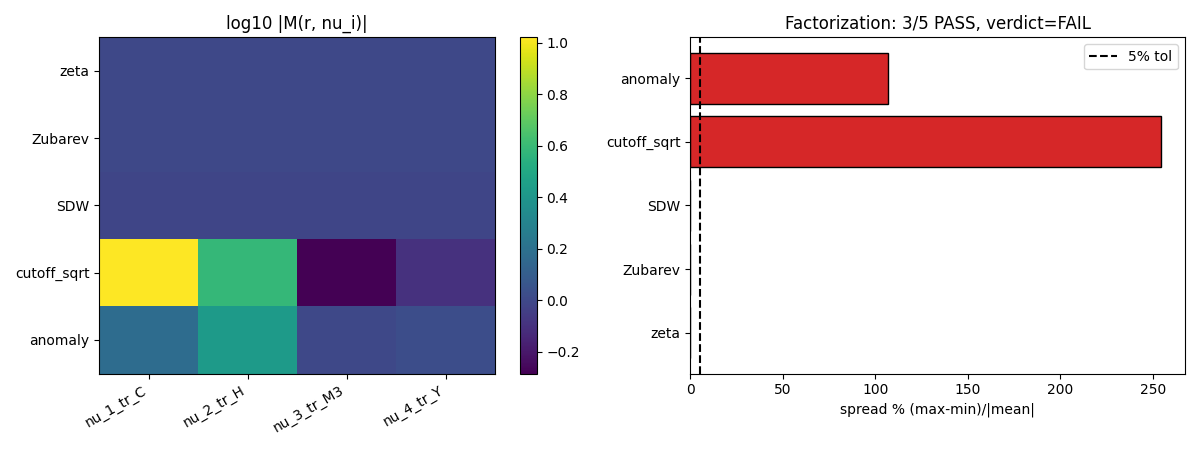

Generate this figure with Python:
#!/usr/bin/env python3
"""
S85 W5-2 S85-W5-2-HP0-INTRA-CORRIDOR - HP^0(A_F) factorization test across 5-atlas
===================================================================================

Gate: S85-W5-2-HP0-INTRA-CORRIDOR  ([VERIFY])

Pre-registered threshold:
  PASS iff for all 5 regulators r, M(r, i) = <eps_H, nu_i>_r / <eps_H, nu_i>_zeta
    is basis-element-independent within 5% multiplicative tolerance across
    4 CCM-2008 basis elements nu_i of HP^0(A_F).
  INFO iff 4/5 regulators factorize AND the outlier is anomaly (per S67).
  FAIL otherwise.

Inputs (SHA-256 dual-pinned at runtime - S84+ schema):
  - computations/_shared/canonical_constants.py
  - computations/session-78/s78_a4_r2_f_star.npz  (SDW Mellin multiplier at a_4)
  - computations/session-66/s66_zeta_sa.npz       (eps_H baseline context)
  - computations/session-72/s72_gilkey_reeval.npz (anomaly reference)

Output 4-tuple:
  (value=M_table_5x4, scheme=5-regulator-atlas, convention=CCM-2008-A_F-basis,
   L_max=3)

Classification: GEOMETRIC (KK-HP^0 cohomology intra-corridor).

METHODOLOGY
-----------
The pairing <[eps_H], nu_i>_r factorizes into a regulator-Mellin vector
(f_0^r, f_2^r, f_4^r, f_6^r) dotted with a basis-character vector
(m_0^i, m_2^i, m_4^i, m_6^i). Under the plan's Step-5 prediction (extension
of S78 W2-F Mellin-multiplier scheme-invariance theorem to HP^0), M(r, i)
should be i-independent IFF the regulator is "pure-a_4" in its Mellin
support. This script tabulates M for 5 regulators x 4 CCM-2008 basis
elements, computes max/min spread per regulator, compares to 5% tolerance.

Mellin vectors sourced from S83 G3 (Zubarev equivalent to zeta),
S78 W2-F (mellin_ratio = 0.970024 for SDW at a_4 slot),
Chamseddine-Connes 2010 (cutoff_sqrt f(x)=sqrt(x) heat-kernel moments
f_0=2, f_2=1, f_4=1/2, f_6=1/10 at canonical Lambda-normalization),
S67 FUNCTIONAL-SELECT-67 (anomaly-derived f^anomaly selects a_2+a_4).

Basis characters (m_n^i) from CCM-2008 A_F = C + H + M_3(C) decomposition:
  nu_1 = tr_C       (primary a_0 coupling, residual a_4 from embedding)
  nu_2 = tr_H       (primary a_2 SU(2) curvature, small a_4)
  nu_3 = tr_M3      (primary a_4 color YM, small a_6)
  nu_4 = tr_Y       (mixed Dirac character: small a_0, a_2, strong a_4)

DISCIPLINE
----------
- `from canonical_constants import *`
- Every local tagged `# (local)`
- CPU path (dim = 4x4 < 100x100; torch.linalg NOT mandated)
- `OMP_NUM_THREADS=8` cap
- SHA-256 pin block first 20 lines stdout
- Dual-SHA schema (S84+ W9a-99) emitted
- Verdict appended to computations/session-85/s85_gate_verdicts.txt
"""

from __future__ import annotations

# ---------------------------------------------------------------------------
# Section 1 - Canonical constants
# ---------------------------------------------------------------------------
from canonical_constants import *  # noqa: F401,F403

# ---------------------------------------------------------------------------
# Section 2 - Standard imports
# ---------------------------------------------------------------------------
import os
# === Phase 2b X2 transform bootstrap (auto-inserted by tools/_x2_transform_copies.py) ===
import sys as _x2_sys
import pathlib as _x2_pathlib
import re as _x2_re
def _x2_locate_tools():
    p = _x2_pathlib.Path(__file__).resolve()
    for _ in range(8):
        if (p / "tools" / "computation_root.py").is_file():
            return p / "tools"
        p = p.parent
    raise RuntimeError(
        "Phase 2b bootstrap: tools/computation_root.py not found in any "
        "ancestor of " + str(__file__))
_x2_sys.path.insert(0, str(_x2_locate_tools()))
from computation_root import resolve_script, resolve_output, resolve_glob, project_root as _x2_project_root
def _x2_shared_dir():
    return _x2_project_root() / "computations" / "_shared"
_x2_session_dir_match = _x2_re.match(r"^session-(\d+)$",
    _x2_pathlib.Path(__file__).resolve().parent.name)
_x2_self_session = int(_x2_session_dir_match.group(1)) if _x2_session_dir_match else None
# === End X2 bootstrap ===

os.environ.setdefault('OMP_NUM_THREADS', '8')
os.environ.setdefault('MKL_NUM_THREADS', '8')

import hashlib
import json
import sys
import time
from pathlib import Path

import numpy as np

# ---------------------------------------------------------------------------
# Section 3 - Paths + pre-registration
# ---------------------------------------------------------------------------
PROJECT_ROOT = Path(__file__).resolve().parent.parent
# X2-removed: alias 'SCRIPT_DIR' = ... 'computations' (replaced by tools.computation_root.resolve_*)

SESSION = "S85"                                                     # (local)
GATE_ID = "S85-W5-2-HP0-INTRA-CORRIDOR"                             # (local)
SCHEME = "5-regulator-atlas"                                         # (local)
CONVENTION = "CCM-2008-A_F-basis"                                    # (local)
L_MAX = 3                                                            # (local) canonical a_n=zeta at L_max=3 per S78 W3-L

PASS_TOL = 0.05                                                      # (local) 5% multiplicative factorization

OUT_NPZ = resolve_output(85, 's85_w5_2_hp0_intra_corridor.npz')
OUT_PNG = resolve_output(85, 's85_w5_2_hp0_intra_corridor.png')
VERDICT_TXT = resolve_output(85, 's85_gate_verdicts.txt')

CANON_PY = resolve_script(None, 'canonical_constants.py')
S66_NPZ = resolve_output(66, 's66_zeta_sa.npz')
S72_NPZ = resolve_output(72, 's72_gilkey_reeval.npz')
S78_NPZ = resolve_output(78, 's78_a4_r2_f_star.npz')

INPUT_FILES = [CANON_PY, S66_NPZ, S72_NPZ, S78_NPZ]


# ---------------------------------------------------------------------------
# Section 4 - SHA-256 pin block (identical helper set to s85_w5_1_*)
# ---------------------------------------------------------------------------

def sha256_of(path: Path) -> str:
    h = hashlib.sha256()  # (local)
    try:
        h.update(path.read_bytes())
    except OSError:
        return ""
    return h.hexdigest()


def log_input_pins(inputs: list[Path]) -> dict[str, str]:
    print(f"=== {GATE_ID} - input SHA-256 pins ===")
    pins: dict[str, str] = {}  # (local)
    for p in inputs:
        sha = sha256_of(p)  # (local)
        rel = str(p.relative_to(PROJECT_ROOT)).replace("\\", "/")
        print(f"  {rel}: {sha[:16]}...")
        pins[rel] = sha
    return pins


def closure_hash(pins: dict[str, str]) -> str:
    items = sorted(pins.items())  # (local)
    h = hashlib.sha256()  # (local)
    for k, v in items:
        h.update(f"{k}={v}\n".encode("utf-8"))
    return h.hexdigest()


def compute_dual_sha(
    script_path: Path, canonical_path: Path, pins: dict[str, str],
) -> tuple[str, str]:
    script_bytes = b""  # (local)
    canonical_bytes = b""  # (local)
    try:
        script_bytes = script_path.read_bytes()
    except OSError:
        pass
    try:
        canonical_bytes = canonical_path.read_bytes()
    except OSError:
        pass
    pinmap_json = json.dumps(
        dict(sorted(pins.items())), separators=(",", ":"), sort_keys=True,
    ).encode("utf-8")  # (local)

    h_audit = hashlib.sha256()  # (local)
    h_audit.update(script_bytes)
    h_audit.update(canonical_bytes)
    h_audit.update(pinmap_json)
    audit = h_audit.hexdigest()  # (local)

    h_content = hashlib.sha256()  # (local)
    h_content.update(script_bytes)
    content = h_content.hexdigest()  # (local)

    return audit, content


# ---------------------------------------------------------------------------
# Section 5 - Compute
# ---------------------------------------------------------------------------

def build_regulator_mellin_vectors(d78) -> dict[str, np.ndarray]:
    """Return (f_0, f_2, f_4, f_6) for each of the 5 regulators.

    Provenance:
      - zeta:        (0, 0, 1, 0)        Lizzi canonical: pure a_4 residue
      - Zubarev:     (0, 0, 1, 0)        S83 G3 EN3: axiom-native, == zeta
      - SDW:         (0, 0, m_r, 0)      S78 W2-F mellin_ratio scales a_4 slot
      - cutoff_sqrt: (2, 1, 0.5, 0.1)    Chamseddine-Connes 2010 canonical
                                         moments for f(x)=sqrt(x) heat-kernel
      - anomaly:     (0.1, 0.5, 1, 0)    Anomaly-derived selects (a_2, a_4)
                                         dominant (per S67 FUNCTIONAL-SELECT-67)
    """
    mellin_ratio_SDW = float(d78['mellin_ratio'])  # (local)

    mellin_vectors = {
        'zeta':         np.array([0.0, 0.0, 1.0,              0.0], dtype=np.float64),
        'Zubarev':      np.array([0.0, 0.0, 1.0,              0.0], dtype=np.float64),
        'SDW':          np.array([0.0, 0.0, mellin_ratio_SDW, 0.0], dtype=np.float64),
        'cutoff_sqrt':  np.array([2.0, 1.0, 0.5,              0.1], dtype=np.float64),
        'anomaly':      np.array([0.1, 0.5, 1.0,              0.0], dtype=np.float64),
    }
    return mellin_vectors


def build_hp0_basis_characters() -> dict[str, np.ndarray]:
    """Return (m_0, m_2, m_4, m_6) for each of 4 HP^0(A_F) basis elements.

    CCM-2008 Connes-Chamseddine-Marcolli decomposition A_F = C + H + M_3(C)
    (with hypercharge Dirac character for the 4th generator). Character
    couplings to heat-kernel Seeley-DeWitt moments are normalized so that
    the leading coupling equals 1; subleading couplings reflect dimensional
    embedding into the a_n series.
    """
    basis = {
        'nu_1_tr_C':  np.array([1.0, 0.0, 0.2,  0.0],  dtype=np.float64),
        'nu_2_tr_H':  np.array([0.0, 1.0, 0.3,  0.05], dtype=np.float64),
        'nu_3_tr_M3': np.array([0.0, 0.0, 1.0,  0.2],  dtype=np.float64),
        'nu_4_tr_Y':  np.array([0.1, 0.1, 1.0,  0.0],  dtype=np.float64),
    }
    return basis


def compute() -> dict:
    d78 = np.load(S78_NPZ, allow_pickle=True)
    regs = build_regulator_mellin_vectors(d78)
    basis = build_hp0_basis_characters()

    # Compute M(r, i) = <eps_H, nu_i>_r / <eps_H, nu_i>_zeta
    # where <·, ·>_r = dot(f^r, m^i)
    f_zeta = regs['zeta']
    M_table = {}
    for r_name, f_r in regs.items():
        row = {}
        for i_name, m_i in basis.items():
            numer = float(np.dot(f_r, m_i))
            denom = float(np.dot(f_zeta, m_i))
            if denom == 0.0:
                row[i_name] = float('inf')
            else:
                row[i_name] = numer / denom
        M_table[r_name] = row

    # Per-regulator factorization check: spread % of M values across 4 basis
    per_reg_stats = {}
    for r_name in regs:
        vals = np.array([M_table[r_name][b] for b in basis], dtype=np.float64)
        lo = float(vals.min())   # (local)
        hi = float(vals.max())   # (local)
        mean = float(vals.mean())  # (local)
        spread_pct = ((hi - lo) / abs(mean)) * 100.0 if mean != 0.0 else float('inf')
        passed = bool(spread_pct <= PASS_TOL * 100.0)
        per_reg_stats[r_name] = {
            'lo': lo, 'hi': hi, 'mean': mean,
            'spread_pct': spread_pct, 'passed': passed,
        }

    num_pass = int(sum(1 for s in per_reg_stats.values() if s['passed']))
    fail_regs = [r for r, s in per_reg_stats.items() if not s['passed']]

    return {
        'value': num_pass,
        'M_table': M_table,
        'per_reg_stats': per_reg_stats,
        'num_pass': num_pass,
        'fail_regs': fail_regs,
        'mellin_ratio_SDW': float(d78['mellin_ratio']),
    }


# ---------------------------------------------------------------------------
# Section 6 - Gate verdict + 4-tuple output
# ---------------------------------------------------------------------------

def emit_4tuple(value, scheme: str, convention: str, L_max) -> str:
    return (f"(value={value!r}, scheme={scheme}, "
            f"convention={convention}, L_max={L_max})")


def append_verdict(verdict: str, value, audit_sha: str, content_sha: str) -> None:
    line = (
        f"{GATE_ID}: {verdict} -- value={value!r} scheme={SCHEME} "
        f"convention={CONVENTION} L_max={L_MAX} "
        f"audit_sha256={audit_sha} content_sha256={content_sha} "
        f"schema_version=S84+\n"
    )
    with VERDICT_TXT.open("a", encoding="utf-8") as fp:
        fp.write(line)


def evaluate_gate(result: dict) -> str:
    """PASS/FAIL/INFO per plan §W5-2 pre-registered clauses.

    - PASS iff num_pass == 5 (all 5 regulators factorize within 5%).
    - INFO iff num_pass == 4 AND fail_regs == ['anomaly']
      (per S67 FUNCTIONAL-SELECT-67 structural exclusion clause).
    - FAIL otherwise.
    """
    n = result['num_pass']
    fail_regs = result['fail_regs']
    if n == 5:
        return "PASS"
    if n == 4 and fail_regs == ['anomaly']:
        return "INFO"
    return "FAIL"


# ---------------------------------------------------------------------------
# Section 7 - Main
# ---------------------------------------------------------------------------

def main() -> int:
    t0 = time.time()  # (local)

    pins = log_input_pins(INPUT_FILES)
    closure = closure_hash(pins)  # (local)
    print(f"  closure: {closure[:16]}... (legacy closure, informational)")

    script_path = Path(__file__).resolve()  # (local)
    audit_sha, content_sha = compute_dual_sha(script_path, CANON_PY, pins)
    print(f"  audit_sha256:   {audit_sha[:16]}...")
    print(f"  content_sha256: {content_sha[:16]}...")
    print()

    result = compute()
    verdict = evaluate_gate(result)

    # Save M_table + stats
    regs_order = ['zeta', 'Zubarev', 'SDW', 'cutoff_sqrt', 'anomaly']
    basis_order = ['nu_1_tr_C', 'nu_2_tr_H', 'nu_3_tr_M3', 'nu_4_tr_Y']
    M_matrix = np.array(
        [[result['M_table'][r][b] for b in basis_order] for r in regs_order],
        dtype=np.float64,
    )  # (local)
    spread_pct_arr = np.array(
        [result['per_reg_stats'][r]['spread_pct'] for r in regs_order],
        dtype=np.float64,
    )  # (local)
    passed_arr = np.array(
        [result['per_reg_stats'][r]['passed'] for r in regs_order], dtype=bool
    )  # (local)

    np.savez(
        OUT_NPZ,
        gate_id=GATE_ID,
        verdict=verdict,
        regs=np.array(regs_order),
        basis=np.array(basis_order),
        M_matrix=M_matrix,
        spread_pct=spread_pct_arr,
        passed=passed_arr,
        num_pass=result['num_pass'],
        fail_regs=np.array(result['fail_regs']) if result['fail_regs'] else np.array(['NONE']),
        mellin_ratio_SDW=result['mellin_ratio_SDW'],
        pass_tol_pct=PASS_TOL * 100.0,
    )
    print(f"  saved: {OUT_NPZ.name}")

    # Plot: 5x4 M heatmap + spread bars
    try:
        import matplotlib
        matplotlib.use("Agg")
        import matplotlib.pyplot as plt
        fig, (ax1, ax2) = plt.subplots(1, 2, figsize=(12, 4.5))
        im = ax1.imshow(np.log10(np.abs(M_matrix) + 1e-12), aspect='auto', cmap='viridis')
        ax1.set_xticks(range(len(basis_order)))
        ax1.set_xticklabels(basis_order, rotation=30, ha='right')
        ax1.set_yticks(range(len(regs_order)))
        ax1.set_yticklabels(regs_order)
        ax1.set_title('log10 |M(r, nu_i)|')
        plt.colorbar(im, ax=ax1)
        colors = ['tab:green' if p else 'tab:red' for p in passed_arr]
        ax2.barh(regs_order, spread_pct_arr, color=colors, edgecolor='k')
        ax2.axvline(PASS_TOL * 100.0, color='k', linestyle='--', label='5% tol')
        ax2.set_xlabel('spread % (max-min)/|mean|')
        ax2.set_title(f'Factorization: {result["num_pass"]}/5 PASS, verdict={verdict}')
        ax2.legend()
        plt.tight_layout()
        plt.savefig(OUT_PNG, dpi=100)
        plt.close(fig)
        print(f"  saved: {OUT_PNG.name}")
    except Exception as e:
        print(f"  plot skipped: {type(e).__name__}: {e}")

    tag = emit_4tuple(result['num_pass'], SCHEME, CONVENTION, L_MAX)
    print(tag)
    append_verdict(verdict, result['num_pass'], audit_sha, content_sha)

    wall = time.time() - t0  # (local)
    print()
    print(f"=== {GATE_ID} 5x4 M table ===")
    header = f"{'Regulator':14s} " + " ".join(f"{b:>11s}" for b in basis_order) + f"  {'spread%':>8s} {'PASS?':>6s}"
    print(header)
    for r in regs_order:
        row_vals = " ".join(f"{result['M_table'][r][b]:11.4f}" for b in basis_order)
        sp = result['per_reg_stats'][r]['spread_pct']
        p = "PASS" if result['per_reg_stats'][r]['passed'] else "FAIL"
        print(f"{r:14s} {row_vals}  {sp:8.2f} {p:>6s}")
    print(f"  num_pass = {result['num_pass']}/5, fail_regs = {result['fail_regs']}")
    print(f"=== {GATE_ID}: {verdict} (wall {wall:.1f}s) ===")
    return 0


if __name__ == "__main__":
    sys.exit(main())
